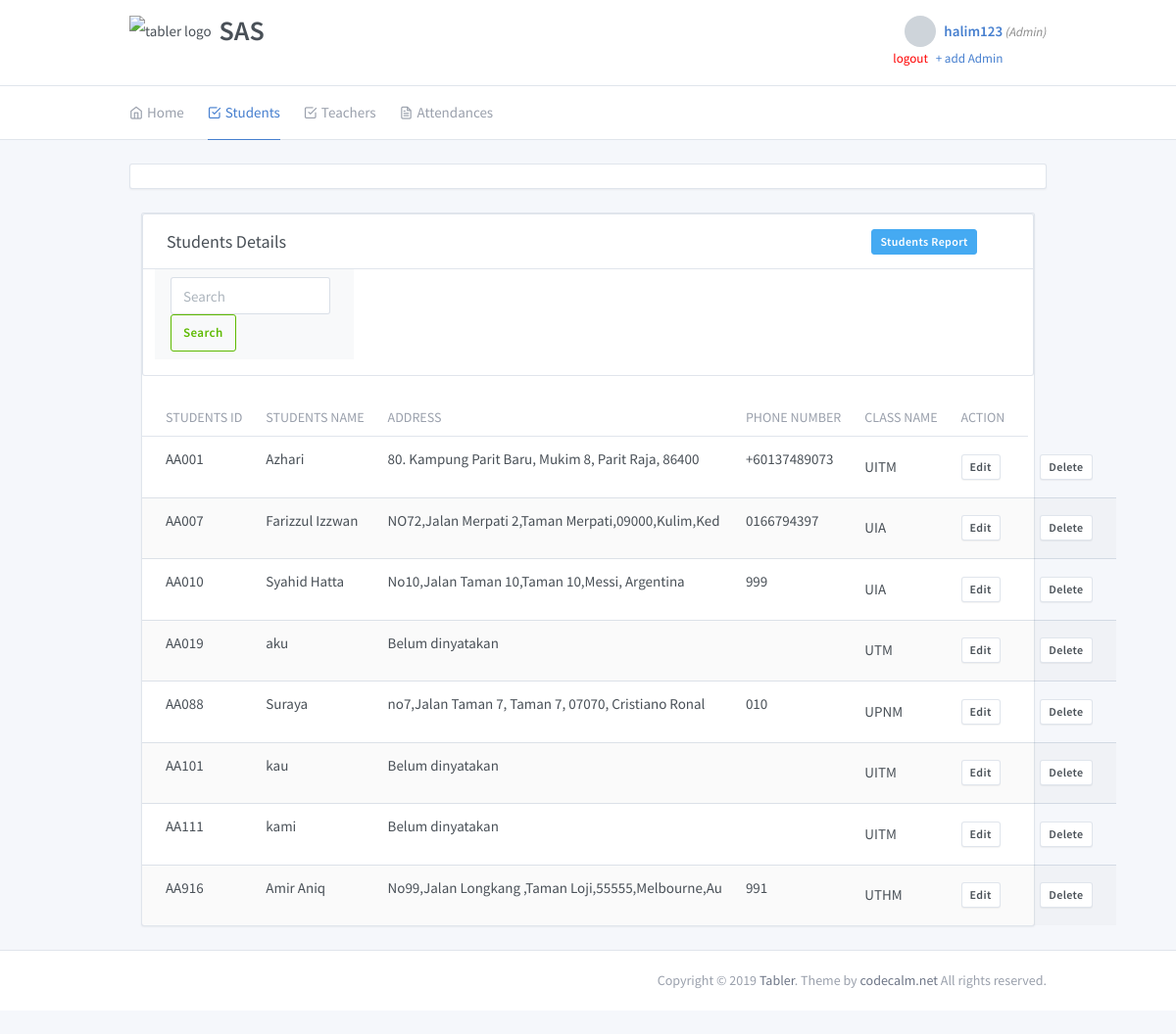
The app's page /admin/students.php (signed in) with its own data.
### tables this page shows
CREATE TABLE `pelajar` (
  `idPelajar` varchar(10) NOT NULL COMMENT 'pelajar yang berdaftar',
  `nama` varchar(50) NOT NULL COMMENT 'nama bagi setiap pelajar',
  `alamat` varchar(50) NOT NULL DEFAULT 'Belum dinyatakan' COMMENT 'alamat rumah pelajar',
  `notelefon` varchar(15) NOT NULL COMMENT 'nombor telefon pelajar',
  `idKelas` varchar(10) NOT NULL COMMENT 'kelas yang berdaftar'
);

CREATE TABLE `kelas` (
  `idKelas` varchar(10) NOT NULL COMMENT 'kelas yang berdaftar',
  `namaKelas` varchar(10) NOT NULL COMMENT 'nama kelas'
);

### admin/students.php (the view, shortened to what this page needs)
<?php
  include('../functions.php');
if (isset($_POST['search'])) {
$valueToSearch=$_POST['valueToSearch'];
  $results= mysqli_query($db,  "SELECT * FROM pelajar g, kelas k WHERE g.idKelas=k.idKelas AND CONCAT(idPelajar, nama, alamat, namaKelas) LIKE '%".$valueToSearch."%'");
}else{
  $results = mysqli_query($db, "SELECT idPelajar, nama, alamat, namaKelas, notelefon from kelas k, pelajar g where k.idKelas=g.idKelas group by idPelajar");
}
?>
<!doctype html>
<html lang="en" dir="ltr">
  <head>
    <link rel="stylesheet" href="https://maxcdn.bootstrapcdn.com/font-awesome/4.7.0/css/font-awesome.min.css">
    <link rel="stylesheet" href="../assets/css/datepicker.css">
    <link rel="stylesheet" href="../assets/css/bootstrap.css">
    <link href="../assets/css/dashboard.css" rel="stylesheet" />
    <link href="../assets/plugins/charts-c3/plugin.css" rel="stylesheet" />
    <link href="../assets/plugins/maps-google/plugin.css" rel="stylesheet" />
  </head>
  <body class="">
    <div class="page">
      <div class="flex-fill">
        <div class="header py-4">
          <div class="container">
            <div class="d-flex">
                <img src="../demo/logo/student-stock-photo.71e8b7927254.png" class="header-brand-img" alt="tabler logo">
                <div class="h2">SAS</div>
              <div class="d-flex order-lg-2 ml-auto">
                <div class="dropdown">
                  <a href="adminProfile.php" class="nav-link pr-0 leading-none" >
                    <span class="avatar" style="background-image: url(./demo/faces/female/25.jpg)"></span>
                    <span class="ml-2 d-none d-lg-block">
                      <?php  if (isset($_SESSION['user'])) : ?>
                      <strong><?php echo $_SESSION['user']['username']; ?></strong>
                      <small>
                      <i  style="color: #888;">(<?php echo ucfirst($_SESSION['user']['user_type']); ?>)</i>
                      <br>
                      <a href="index.php?logout='1'" style="color: red;">logout</a>
                           &nbsp; <a href="registerAdmin.php"> + add Admin</a>
                    </small>
                <?php endif ?>
              </span>
             </a>
                </div>
              </div>
            </div>
          </div>
        </div>
        <div class="header collapse d-lg-flex p-0" id="headerMenuCollapse">
          <div class="container">
            <div class="row align-items-center">
              <div class="col-lg order-lg-first">
                <ul class="nav nav-tabs border-0 flex-column flex-lg-row">
                  <li class="nav-item">
                    <a href="./index.php" class="nav-link"><i class="fe fe-home"></i> Home</a>
                  </li>
                 <li class="nav-item dropdown">
                    <a href="javascript:void(0)" class="nav-link active" data-toggle="dropdown"><i class="fe fe-check-square"></i>Students</a>
                  </li>
                  <li class="nav-item dropdown">
                    <a href="javascript:void(0)" class="nav-link" data-toggle="dropdown"><i class="fe fe-check-square"></i>Teachers</a>
                  </li>
                  <li class="nav-item">
                    <a href="./attendances.php" class="nav-link"><i class="fe fe-file-text"></i>Attendances</a>
                  </li>
                </ul>
              </div>
            </div>
          </div>
        </div>
        <div class="my-3 my-md-5">
          <div class="container">
            <div class="row">
              <div class="col-12">
                <div class="row row-cards">
              <div class="col-12 col-sm-12 col-lg-12">
                <div class="card">
                  <div class="card-body p-1 text-center">
                  </div>
                </div>
              </div>
            </div>
            <div class="col-12">
                <div class="card">
                <form class="card" action="students.php" method="post">
                  <div class="card-header">
                    <h3 class="card-title">Students Details</h3>
                    <div class="col-md-10" align="right">
                    <button type="button" id="reportStudent_button" class="btn btn-info btn-sm" data-toggle="modal" data-target="#formModal" >Students Report</button>
                  </div>
                  </div>
                  <div class="col-sm-6 col-md-3">
                      <div class="form-group">
                        <nav class="navbar navbar-light bg-light">
                    <form class="form-inline">
                      <input class="form-control mr-sm-2" type="search" name="valueToSearch" placeholder="Search" aria-label="Search">
                      <button class="btn btn-outline-success my-2 my-sm-0"name="search" value="Filter" type="submit">Search</button>
                    </form>
                  </nav>
                      </div>
                    </div>
                    <table class="table card-table table-vcenter text-nowrap datatable table table-striped">
                    <thead>
                      <tr>
                        <th>Students ID</th>
                        <th>Students Name</th>
                        <th>Address</th>
                        <th>Phone Number</th>
                        <th>Class Name</th>
                        <th>Action</th>
                      </tr>
                    </thead>
                    <?php while ($row = mysqli_fetch_array($results)) { ?>
                      <tr>
                        <td><?php echo $row['idPelajar']; ?></p></td>
                        <td><?php echo $row['nama']; ?></p></td>
                        <td><?php echo $row['alamat']; ?></p></td>
                        <td><?php echo $row['notelefon']; ?></p></td>
                        <td><?php echo $row['namaKelas']; ?></td>
                        <td>
                          <a href="updateStudents.php?editStudents=<?php echo $row['idPelajar']; ?>" class="btn btn-secondary btn-sm"  >Edit</a>
                        </td>
                        <td>
                          <a href="../functions.php?delStudents=<?php echo $row['idPelajar']; ?>"class="btn btn-secondary btn-sm" onclick="return confirm('Are you sure?')" >Delete</a>
                        </td>
                      </tr>
                    <?php } ?>
                  </table>
                </form>
              </div>
            </div>
          </div>
        </div>
      </div>
    <footer class="footer">
      <div class="container">
        <div class="row align-items-center flex-row-reverse">
          <div class="col-12 col-lg-auto mt-3 mt-lg-0 text-center">
            Copyright © 2019 <a href=".">Tabler</a>. Theme by <a href="https://codecalm.net" target="_blank">codecalm.net</a> All rights reserved.
          </div>
        </div>
      </div>
</footer>
</body>
</html>

### records on screen
pelajar: idPelajar "AA001", nama "Azhari", alamat "80. Kampung Parit Baru, Mukim 8, Parit Raja, 86400", notelefon "+60137489073", idKelas.namaKelas "UITM"
pelajar: idPelajar "AA007", nama "Farizzul Izzwan", alamat "NO72,Jalan Merpati 2,Taman Merpati,09000,Kulim,Ked", notelefon "0166794397", idKelas.namaKelas "UIA"
pelajar: idPelajar "AA010", nama "Syahid Hatta", alamat "No10,Jalan Taman 10,Taman 10,Messi, Argentina", notelefon "999", idKelas.namaKelas "UIA"
pelajar: idPelajar "AA019", nama "aku", alamat "Belum dinyatakan", idKelas.namaKelas "UTM"
pelajar: idPelajar "AA088", nama "Suraya", alamat "no7,Jalan Taman 7, Taman 7, 07070, Cristiano Ronal", notelefon "010", idKelas.namaKelas "UPNM"
pelajar: idPelajar "AA101", nama "kau", alamat "Belum dinyatakan", idKelas.namaKelas "UITM"
pelajar: idPelajar "AA111", nama "kami", alamat "Belum dinyatakan", idKelas.namaKelas "UITM"
pelajar: idPelajar "AA916", nama "Amir Aniq", alamat "No99,Jalan Longkang ,Taman Loji,55555,Melbourne,Au", notelefon "991", idKelas.namaKelas "UTHM"

### other values on screen
$_SESSION['user']['username'] "halim123"
$_SESSION['user']['user_type'] "Admin"
